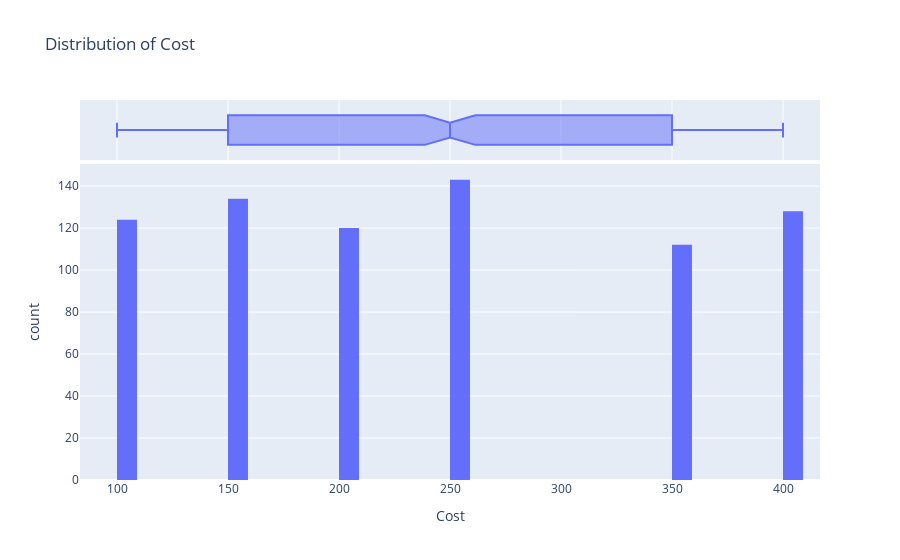

Here is the notebook cell this chart was saved with:
### Code cell
RegressionPipeline(groundOwner1_df)

### Figure 1 — Plotly figure (JSON) as saved in the notebook; plotly's stock layout.template omitted (floating-point values rounded to 4 significant figures; data arrays with more than 128 entries replaced by an {"elided": "..."} marker saying what was removed)
{"data": [{"alignmentgroup": "True", "bingroup": "x", "hovertemplate": "Cost=%{x}<br>count=%{y}<extra></extra>", "legendgroup": "", "marker": {"color": "#636efa", "pattern": {"shape": ""}}, "name": "", "nbinsx": 47, "offsetgroup": "", "orientation": "v", "showlegend": false, "type": "histogram", "x": {"elided": "761 int values"}, "xaxis": "x", "yaxis": "y"}, {"alignmentgroup": "True", "hovertemplate": "Cost=%{x}<extra></extra>", "legendgroup": "", "marker": {"color": "#636efa"}, "name": "", "notched": true, "offsetgroup": "", "showlegend": false, "type": "box", "x": {"elided": "761 int values"}, "xaxis": "x2", "yaxis": "y2"}], "layout": {"bargap": 0.1, "barmode": "relative", "legend": {"tracegroupgap": 0}, "title": {"text": "Distribution of Cost"}, "xaxis": {"anchor": "y", "domain": [0, 1], "title": {"text": "Cost"}}, "xaxis2": {"anchor": "y2", "domain": [0, 1], "matches": "x", "showgrid": true, "showticklabels": false}, "yaxis": {"anchor": "x", "domain": [0, 0.8316], "title": {"text": "count"}}, "yaxis2": {"anchor": "x2", "domain": [0.8416, 1], "matches": "y2", "showgrid": false, "showline": false, "showticklabels": false, "ticks": ""}}}
